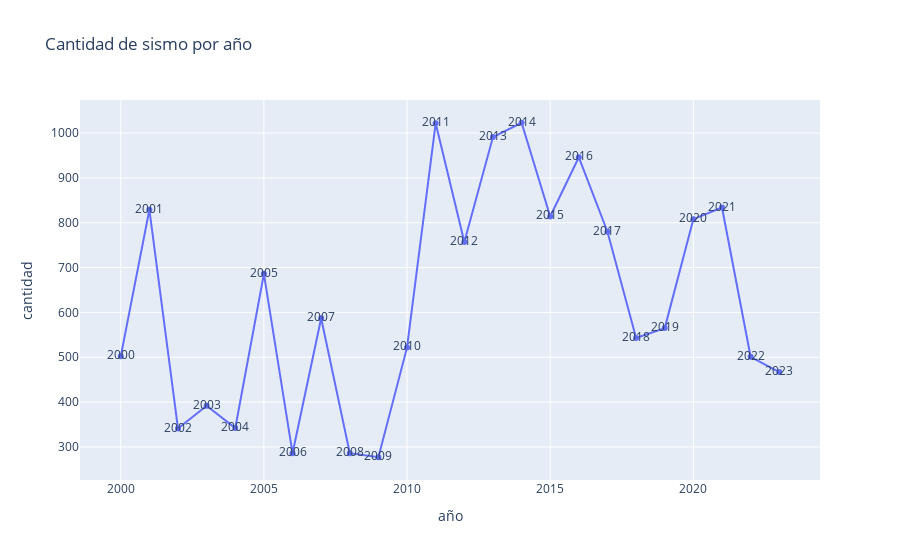

The code cell stored with this chart in its notebook:
### Code cell
#PLOTLY
#GRAFICOS DE LINEA
fig = px.line(df,x = df['fecha UTC'].dt.year.value_counts().sort_index().index, y = df['fecha UTC'].dt.year.value_counts().sort_index().values, labels = {'x': 'año', 'y': 'cantidad'},
              title = 'Cantidad de sismo por año', text = df['fecha UTC'].dt.year.value_counts().sort_index().index, markers = True )

fig.show()

### Figure 1 — Plotly figure (JSON) as saved in the notebook; plotly's stock layout.template omitted (floating-point values rounded to 4 significant figures)
{"data": [{"hovertemplate": "año=%{x}<br>cantidad=%{y}<br>text=%{text}<extra></extra>", "legendgroup": "", "line": {"color": "#636efa", "dash": "solid"}, "marker": {"symbol": "circle"}, "mode": "lines+markers+text", "name": "", "orientation": "v", "showlegend": false, "text": [2000, 2001, 2002, 2003, 2004, 2005, 2006, 2007, 2008, 2009, 2010, 2011, 2012, 2013, 2014, 2015, 2016, 2017, 2018, 2019, 2020, 2021, 2022, 2023], "type": "scatter", "x": [2000, 2001, 2002, 2003, 2004, 2005, 2006, 2007, 2008, 2009, 2010, 2011, 2012, 2013, 2014, 2015, 2016, 2017, 2018, 2019, 2020, 2021, 2022, 2023], "xaxis": "x", "y": [502, 829, 341, 392, 342, 686, 286, 587, 286, 277, 522, 1022, 757, 991, 1023, 814, 946, 780, 543, 565, 808, 834, 501, 467], "yaxis": "y"}], "layout": {"legend": {"tracegroupgap": 0}, "title": {"text": "Cantidad de sismo por año"}, "xaxis": {"anchor": "y", "domain": [0, 1], "title": {"text": "año"}}, "yaxis": {"anchor": "x", "domain": [0, 1], "title": {"text": "cantidad"}}}}
